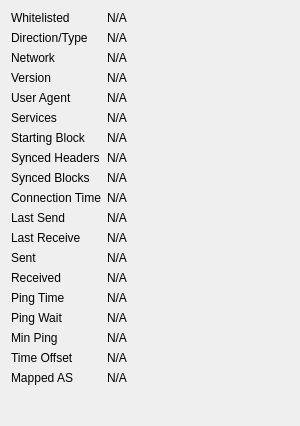
             <widget class="QWidget" name="detailWidget">
              <property name="geometry">
               <rect>
                <x>0</x>
                <y>0</y>
                <width>300</width>
                <height>426</height>
               </rect>
              </property>
              <property name="minimumSize">
               <size>
                <width>300</width>
                <height>0</height>
               </size>
              </property>
              <layout class="QGridLayout" name="gridLayout_2" columnstretch="0,1">
               <item row="0" column="0">
                <widget class="QLabel" name="label_30">
                 <property name="text">
                  <string>Whitelisted</string>
                 </property>
                </widget>
               </item>
               <item row="0" column="1">
                <widget class="QLabel" name="peerWhitelisted">
                 <property name="cursor">
                  <cursorShape>IBeamCursor</cursorShape>
                 </property>
                 <property name="text">
                  <string>N/A</string>
                 </property>
                 <property name="textFormat">
                  <enum>Qt::PlainText</enum>
                 </property>
                 <property name="textInteractionFlags">
                  <set>Qt::LinksAccessibleByMouse|Qt::TextSelectableByKeyboard|Qt::TextSelectableByMouse</set>
                 </property>
                </widget>
               </item>
               <item row="1" column="0">
                <widget class="QLabel" name="peerConnectionTypeLabel">
                 <property name="toolTip">
                   <string>The type of peer connection:&lt;ul&gt;&lt;li&gt;Inbound: initiated by peer&lt;/li&gt;&lt;li&gt;Outbound Full Relay: default&lt;/li&gt;&lt;li&gt;Outbound Block Relay: does not relay transactions or addresses&lt;/li&gt;&lt;li&gt;Outbound Manual: added using RPC %1 or %2/%3 configuration options&lt;/li&gt;&lt;li&gt;Outbound Feeler: short-lived, for testing addresses&lt;/li&gt;&lt;li&gt;Outbound Address Fetch: short-lived, for soliciting addresses&lt;/li&gt;&lt;/ul&gt;</string> 
                 </property>
                 <property name="text">
                  <string>Direction/Type</string>
                 </property>
                </widget>
               </item>
               <item row="1" column="1">
                <widget class="QLabel" name="peerConnectionType">
                 <property name="cursor">
                  <cursorShape>IBeamCursor</cursorShape>
                 </property>
                 <property name="text">
                  <string>N/A</string>
                 </property>
                 <property name="textFormat">
                  <enum>Qt::PlainText</enum>
                 </property>
                 <property name="textInteractionFlags">
                  <set>Qt::LinksAccessibleByMouse|Qt::TextSelectableByKeyboard|Qt::TextSelectableByMouse</set>
                 </property>
                </widget>
               </item>
               <item row="2" column="0">
               <widget class="QLabel" name="peerNetworkLabel">
                 <property name="toolTip">
                  <string>The network protocol this peer is connected through: IPv4, IPv6, Onion, I2P, or CJDNS.</string> 
                 </property> 
                 <property name="text">
                  <string>Network</string>
                 </property>
                </widget>
               </item>
               <item row="2" column="1">
                <widget class="QLabel" name="peerNetwork">
                 <property name="cursor">
                  <cursorShape>IBeamCursor</cursorShape>
                 </property>
                 <property name="text">
                  <string>N/A</string>
                 </property>
                 <property name="textFormat">
                  <enum>Qt::PlainText</enum>
                 </property>
                 <property name="textInteractionFlags">
                  <set>Qt::LinksAccessibleByMouse|Qt::TextSelectableByKeyboard|Qt::TextSelectableByMouse</set>
                 </property>
                </widget>
               </item>
               <item row="3" column="0">
                <widget class="QLabel" name="label_21">
                 <property name="text">
                  <string>Version</string>
                 </property>
                </widget>
               </item>
               <item row="3" column="1">
                <widget class="QLabel" name="peerVersion">
                 <property name="cursor">
                  <cursorShape>IBeamCursor</cursorShape>
                 </property>
                 <property name="text">
                  <string>N/A</string>
                 </property>
                 <property name="textFormat">
                  <enum>Qt::PlainText</enum>
                 </property>
                 <property name="textInteractionFlags">
                  <set>Qt::LinksAccessibleByMouse|Qt::TextSelectableByKeyboard|Qt::TextSelectableByMouse</set>
                 </property>
                </widget>
               </item>
               <item row="4" column="0">
                <widget class="QLabel" name="label_28">
                 <property name="text">
                  <string>User Agent</string>
                 </property>
                </widget>
               </item>
               <item row="4" column="1">
                <widget class="QLabel" name="peerSubversion">
                 <property name="cursor">
                  <cursorShape>IBeamCursor</cursorShape>
                 </property>
                 <property name="text">
                  <string>N/A</string>
                 </property>
                 <property name="textFormat">
                  <enum>Qt::PlainText</enum>
                 </property>
                 <property name="textInteractionFlags">
                  <set>Qt::LinksAccessibleByMouse|Qt::TextSelectableByKeyboard|Qt::TextSelectableByMouse</set>
                 </property>
                </widget>
               </item>
               <item row="5" column="0">
                <widget class="QLabel" name="label_4">
                 <property name="text">
                  <string>Services</string>
                 </property>
                </widget>
               </item>
               <item row="5" column="1">
                <widget class="QLabel" name="peerServices">
                 <property name="cursor">
                  <cursorShape>IBeamCursor</cursorShape>
                 </property>
                 <property name="text">
                  <string>N/A</string>
                 </property>
                 <property name="textFormat">
                  <enum>Qt::PlainText</enum>
                 </property>
                 <property name="textInteractionFlags">
                  <set>Qt::LinksAccessibleByMouse|Qt::TextSelectableByKeyboard|Qt::TextSelectableByMouse</set>
                 </property>
                </widget>
               </item>
               <item row="6" column="0">
                <widget class="QLabel" name="label_29">
                 <property name="text">
                  <string>Starting Block</string>
                 </property>
                </widget>
               </item>
               <item row="6" column="1">
                <widget class="QLabel" name="peerHeight">
                 <property name="cursor">
                  <cursorShape>IBeamCursor</cursorShape>
                 </property>
                 <property name="text">
                  <string>N/A</string>
                 </property>
                 <property name="textFormat">
                  <enum>Qt::PlainText</enum>
                 </property>
                 <property name="textInteractionFlags">
                  <set>Qt::LinksAccessibleByMouse|Qt::TextSelectableByKeyboard|Qt::TextSelectableByMouse</set>
                 </property>
                </widget>
               </item>
               <item row="7" column="0">
                <widget class="QLabel" name="label_27">
                 <property name="text">
                  <string>Synced Headers</string>
                 </property>
                </widget>
               </item>
               <item row="7" column="1">
                <widget class="QLabel" name="peerSyncHeight">
                 <property name="cursor">
                  <cursorShape>IBeamCursor</cursorShape>
                 </property>
                 <property name="text">
                  <string>N/A</string>
                 </property>
                 <property name="textFormat">
                  <enum>Qt::PlainText</enum>
                 </property>
                 <property name="textInteractionFlags">
                  <set>Qt::LinksAccessibleByMouse|Qt::TextSelectableByKeyboard|Qt::TextSelectableByMouse</set>
                 </property>
                </widget>
               </item>
               <item row="8" column="0">
                <widget class="QLabel" name="label_25">
                 <property name="text">
                  <string>Synced Blocks</string>
                 </property>
                </widget>
               </item>
               <item row="8" column="1">
                <widget class="QLabel" name="peerCommonHeight">
                 <property name="cursor">
                  <cursorShape>IBeamCursor</cursorShape>
                 </property>
                 <property name="text">
                  <string>N/A</string>
                 </property>
                 <property name="textFormat">
                  <enum>Qt::PlainText</enum>
                 </property>
                 <property name="textInteractionFlags">
                  <set>Qt::LinksAccessibleByMouse|Qt::TextSelectableByKeyboard|Qt::TextSelectableByMouse</set>
                 </property>
                </widget>
               </item>
               <item row="9" column="0">
                <widget class="QLabel" name="label_22">
                 <property name="text">
                  <string>Connection Time</string>
                 </property>
                </widget>
               </item>
               <item row="9" column="1">
                <widget class="QLabel" name="peerConnTime">
                 <property name="cursor">
                  <cursorShape>IBeamCursor</cursorShape>
                 </property>
                 <property name="text">
                  <string>N/A</string>
                 </property>
                 <property name="textFormat">
                  <enum>Qt::PlainText</enum>
                 </property>
                 <property name="textInteractionFlags">
                  <set>Qt::LinksAccessibleByMouse|Qt::TextSelectableByKeyboard|Qt::TextSelectableByMouse</set>
                 </property>
                </widget>
               </item>
               <item row="10" column="0">
                <widget class="QLabel" name="label_15">
                 <property name="text">
                  <string>Last Send</string>
                 </property>
                </widget>
               </item>
               <item row="10" column="1">
                <widget class="QLabel" name="peerLastSend">
                 <property name="cursor">
                  <cursorShape>IBeamCursor</cursorShape>
                 </property>
                 <property name="text">
                  <string>N/A</string>
                 </property>
                 <property name="textFormat">
                  <enum>Qt::PlainText</enum>
                 </property>
                 <property name="textInteractionFlags">
                  <set>Qt::LinksAccessibleByMouse|Qt::TextSelectableByKeyboard|Qt::TextSelectableByMouse</set>
                 </property>
                </widget>
               </item>
               <item row="11" column="0">
                <widget class="QLabel" name="label_19">
                 <property name="text">
                  <string>Last Receive</string>
                 </property>
                </widget>
               </item>
               <item row="11" column="1">
                <widget class="QLabel" name="peerLastRecv">
                 <property name="cursor">
                  <cursorShape>IBeamCursor</cursorShape>
                 </property>
                 <property name="text">
                  <string>N/A</string>
                 </property>
                 <property name="textFormat">
                  <enum>Qt::PlainText</enum>
                 </property>
                 <property name="textInteractionFlags">
                  <set>Qt::LinksAccessibleByMouse|Qt::TextSelectableByKeyboard|Qt::TextSelectableByMouse</set>
                 </property>
                </widget>
               </item>
               <item row="12" column="0">
                <widget class="QLabel" name="label_18">
                 <property name="text">
                  <string>Sent</string>
                 </property>
                </widget>
               </item>
               <item row="12" column="1">
                <widget class="QLabel" name="peerBytesSent">
                 <property name="cursor">
                  <cursorShape>IBeamCursor</cursorShape>
                 </property>
                 <property name="text">
                  <string>N/A</string>
                 </property>
                 <property name="textFormat">
                  <enum>Qt::PlainText</enum>
                 </property>
                 <property name="textInteractionFlags">
                  <set>Qt::LinksAccessibleByMouse|Qt::TextSelectableByKeyboard|Qt::TextSelectableByMouse</set>
                 </property>
                </widget>
               </item>
               <item row="13" column="0">
                <widget class="QLabel" name="label_20">
                 <property name="text">
                  <string>Received</string>
                 </property>
                </widget>
               </item>
               <item row="13" column="1">
                <widget class="QLabel" name="peerBytesRecv">
                 <property name="cursor">
                  <cursorShape>IBeamCursor</cursorShape>
                 </property>
                 <property name="text">
                  <string>N/A</string>
                 </property>
                 <property name="textFormat">
                  <enum>Qt::PlainText</enum>
                 </property>
                 <property name="textInteractionFlags">
                  <set>Qt::LinksAccessibleByMouse|Qt::TextSelectableByKeyboard|Qt::TextSelectableByMouse</set>
                 </property>
                </widget>
               </item>
               <item row="14" column="0">
                <widget class="QLabel" name="label_26">
                 <property name="text">
                  <string>Ping Time</string>
                 </property>
                </widget>
               </item>
               <item row="14" column="1">
                <widget class="QLabel" name="peerPingTime">
                 <property name="cursor">
                  <cursorShape>IBeamCursor</cursorShape>
                 </property>
                 <property name="text">
                  <string>N/A</string>
                 </property>
                 <property name="textFormat">
                  <enum>Qt::PlainText</enum>
                 </property>
                 <property name="textInteractionFlags">
                  <set>Qt::LinksAccessibleByMouse|Qt::TextSelectableByKeyboard|Qt::TextSelectableByMouse</set>
                 </property>
                </widget>
               </item>
               <item row="15" column="0">
                <widget class="QLabel" name="peerPingWaitLabel">
                 <property name="toolTip">
                  <string>The duration of a currently outstanding ping.</string>
                 </property>
                 <property name="text">
                  <string>Ping Wait</string>
                 </property>
                </widget>
               </item>
               <item row="15" column="1">
                <widget class="QLabel" name="peerPingWait">
                 <property name="cursor">
                  <cursorShape>IBeamCursor</cursorShape>
                 </property>
                 <property name="text">
                  <string>N/A</string>
                 </property>
                 <property name="textFormat">
                  <enum>Qt::PlainText</enum>
                 </property>
                 <property name="textInteractionFlags">
                  <set>Qt::LinksAccessibleByMouse|Qt::TextSelectableByKeyboard|Qt::TextSelectableByMouse</set>
                 </property>
                </widget>
               </item>
               <item row="16" column="0">
                <widget class="QLabel" name="peerMinPingLabel">
                 <property name="text">
                  <string>Min Ping</string>
                 </property>
                </widget>
               </item>
               <item row="16" column="1">
                <widget class="QLabel" name="peerMinPing">
                 <property name="cursor">
                  <cursorShape>IBeamCursor</cursorShape>
                 </property>
                 <property name="text">
                  <string>N/A</string>
                 </property>
                 <property name="textFormat">
                  <enum>Qt::PlainText</enum>
                 </property>
                 <property name="textInteractionFlags">
                  <set>Qt::LinksAccessibleByMouse|Qt::TextSelectableByKeyboard|Qt::TextSelectableByMouse</set>
                 </property>
                </widget>
               </item>
               <item row="17" column="0">
                <widget class="QLabel" name="label_timeoffset">
                 <property name="text">
                  <string>Time Offset</string>
                 </property>
                </widget>
               </item>
               <item row="17" column="1">
                <widget class="QLabel" name="timeoffset">
                 <property name="cursor">
                  <cursorShape>IBeamCursor</cursorShape>
                 </property>
                 <property name="text">
                  <string>N/A</string>
                 </property>
                 <property name="textFormat">
                  <enum>Qt::PlainText</enum>
                 </property>
                 <property name="textInteractionFlags">
                  <set>Qt::LinksAccessibleByMouse|Qt::TextSelectableByKeyboard|Qt::TextSelectableByMouse</set>
                 </property>
                </widget>
               </item>
               <item row="18" column="0">
                <widget class="QLabel" name="peerMappedASLabel">
                 <property name="toolTip">
                  <string>The mapped Autonomous System used for diversifying peer selection.</string>
                 </property>
                 <property name="text">
                  <string>Mapped AS</string>
                 </property>
                </widget>
               </item>
               <item row="18" column="1">
                <widget class="QLabel" name="peerMappedAS">
                 <property name="cursor">
                  <cursorShape>IBeamCursor</cursorShape>
                 </property>
                 <property name="text">
                  <string>N/A</string>
                 </property>
                 <property name="textFormat">
                  <enum>Qt::PlainText</enum>
                 </property>
                 <property name="textInteractionFlags">
                  <set>Qt::LinksAccessibleByMouse|Qt::TextSelectableByKeyboard|Qt::TextSelectableByMouse</set>
                 </property>
                </widget>
               </item>
               <item row="19" column="0">
                <spacer name="verticalSpacer_3">
                 <property name="orientation">
                  <enum>Qt::Vertical</enum>
                 </property>
                 <property name="sizeHint" stdset="0">
                  <size>
                   <width>20</width>
                   <height>40</height>
                  </size>
                 </property>
                </spacer>
               </item>
              </layout>
             </widget>
